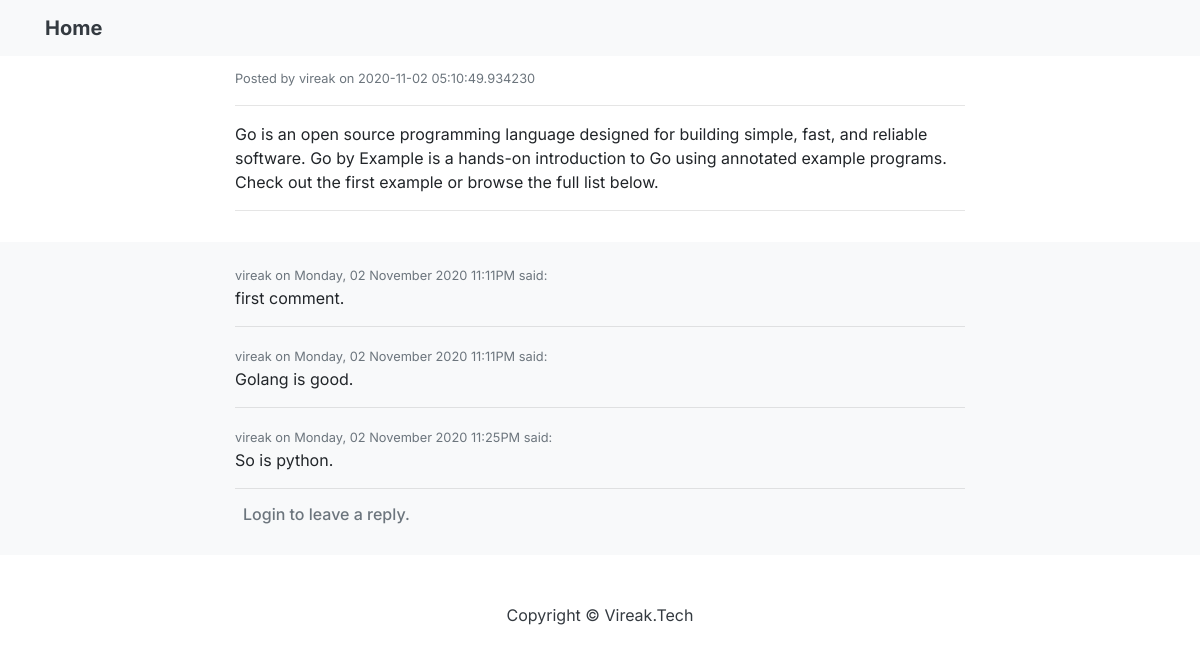
Page /post/7 on the committed database.
### app/users/models.py (models this page shows, shortened)
class User(db.Model):
    __tablename__ = "users"
    id = db.Column(db.Integer, primary_key=True, autoincrement=True)
    username = db.Column(db.String(24), unique=True, nullable=False)
    email = db.Column(db.String(128), unique=True, nullable=False)
    phone = db.Column(db.String(32), unique=True, nullable=False)
    password = db.Column(db.String(255), nullable=False)
    is_admin = db.Column(db.Boolean, nullable=False, server_default=str(0))
    date_registered = db.Column(db.DateTime, nullable=False, default=datetime.utcnow)
    posts = db.relationship('app.posts.models.Post', backref='author', lazy=True)
    comments = db.relationship('app.comments.models.Comment', backref='author', lazy=True)

### app/posts/models.py (models this page shows, shortened)
class Post(db.Model):
    __tablename__ = "posts"
    id = db.Column(db.Integer, primary_key=True, autoincrement=True)
    author_id = db.Column(db.Integer, db.ForeignKey('users.id'), nullable=False)
    title = db.Column(db.String(128), unique=True, nullable=False)
    content = db.Column(db.Text, nullable=False)
    tag = db.Column(db.String)
    date_posted= db.Column(db.DateTime, nullable=False, default=datetime.utcnow)
    comments = db.relationship('app.comments.models.Comment', backref='parent_post', lazy=True)

### app/comments/models.py (models this page shows, shortened)
class Comment(db.Model):
    __tablename__ = "comments"
    id = db.Column(db.Integer, primary_key=True, autoincrement=True)
    author_id = db.Column(db.Integer, db.ForeignKey('users.id'), nullable=False)
    post_id = db.Column(db.Integer, db.ForeignKey('posts.id'), nullable=False)
    comment = db.Column(db.Text, nullable=False)
    date_posted= db.Column(db.DateTime, nullable=False, default=datetime.utcnow)

### app/posts/views.py (the view, shortened to what this page needs)
class SinglePost(View):
    methods = ['GET', 'POST']
    def dispatch_request(self, post_id:int):
        post = db_posts(id=post_id)
        comments = db_comments(post_id=post_id)
        user_loggedin = user_authenticated()
        form = CommentForm()
        return render_template('post.html', post=post, comments=comments, form=form, user_loggedin=user_loggedin)

### app/utils/authutil.py (called while the page is built)
def user_authenticated() -> bool:
    return True if 'active_user' in session and session['active_user']['is_authenticated'] else False

### app/utils/dbutil.py (called while the page is built, shortened)
def db_posts(id=None, author_id=None, author=None, limit=None, offset=None) -> object:
    if id:
        return db.session.query(Post).filter(Post.id==id).first()

def db_comments(id=None, post_id=None, thread_id=None, author=None, author_id=None, parent_post=None) -> object:
    if id:
        return db.session.query(Comment).filter(Comment.id==id).first()
    if post_id:
        return db.session.query(Comment).filter(Comment.post_id==post_id).all()

### app/templates/post.html (shortened to what this page needs)
{% extends 'layout.html' %}
{% block content %}
    <section id="articles">
        <div class="container">
        <div class="row">
            <div class="col-lg-8 mx-auto">
                <h4>{{ post.title }}</h4>
                <small class="text-muted" >Posted by {{ post.author.username }} on {{ post.date_posted }}</small>
                <hr/>
                <p>{{ post.content }}</p>
                <hr/>
            </div>
        </div>
        </div>
    </section>
    <section id="comments" class="bg-light">
        <div class="container">
            <div class="row">
                <div class="col-lg-8 mx-auto">
                    {% for comment in comments %}
                    <small class="text-muted" >{{ comment.author.username }} on {{ comment.date_posted.strftime("%A, %d %B %Y %I:%M%p") }} said:</small>
                    <p>{{ comment.comment }}</p>
                    <hr/>
                    {% endfor %}
                </div>
            </div>
            <div class="row">
                <div class="col-lg-8 mx-auto">
                    {% if user_loggedin %}
                    <h6>Leave a reply</h6>
                    {% include 'flash.html' %}
                    <form method="POST" action="">
                        {{ form.csrf_token }}
                        <div class="form-group">
                            {{ form.comment(class="form-control", rows="2")}}
                        </div>
                        <div>
                            {{ form.submit(class="btn btn-primary") }}
                        </div>
                    </form>
                    {% else %}
                    <h6><a class="text-muted ml-2" href="{{ url_for('users.Login') }}">Login to leave a reply.</a></h6>
                    {% endif %}
                </div>
            </div>
        </div>
    </section>
{% endblock %}

### app/static/css/scrolling-nav.css (style rules this page uses)
body { margin: 0; font-family: "Inter", -apple-system, BlinkMacSystemFont, "Segoe UI", Roboto, "Helvetica Neue", Arial, "Noto Sans", sans-serif, "Apple Color Emoji", "Segoe UI Emoji", "Segoe UI Symbol", "Noto Color Emoji"; font-size: 16px; font-weight: 1rem; line-height: 1.5; color: #212529; text-align: left; background-color: #fff; }
section { padding: 20px 5px 15px 5px; }
h1, h2, h3, h4, h5, h6 { margin-top: 0; margin-bottom: 1rem; }

### rows in the picture
User: author.username "vireak"
Post: date_posted "2020-11-02 05:10:49.934230", content "Go is an open source programming language designed for building simple, fast, and reliable software. Go by Example is a hands-on introduction to Go using annotated example programs. Check out the first example or browse the full list below."
Comment: author.username "vireak", date_posted "Monday, 02 November 2020 11:11PM", comment "first comment."
Comment: author.username "vireak", date_posted "Monday, 02 November 2020 11:11PM", comment "Golang is good."
Comment: author.username "vireak", date_posted "Monday, 02 November 2020 11:25PM", comment "So is python."
